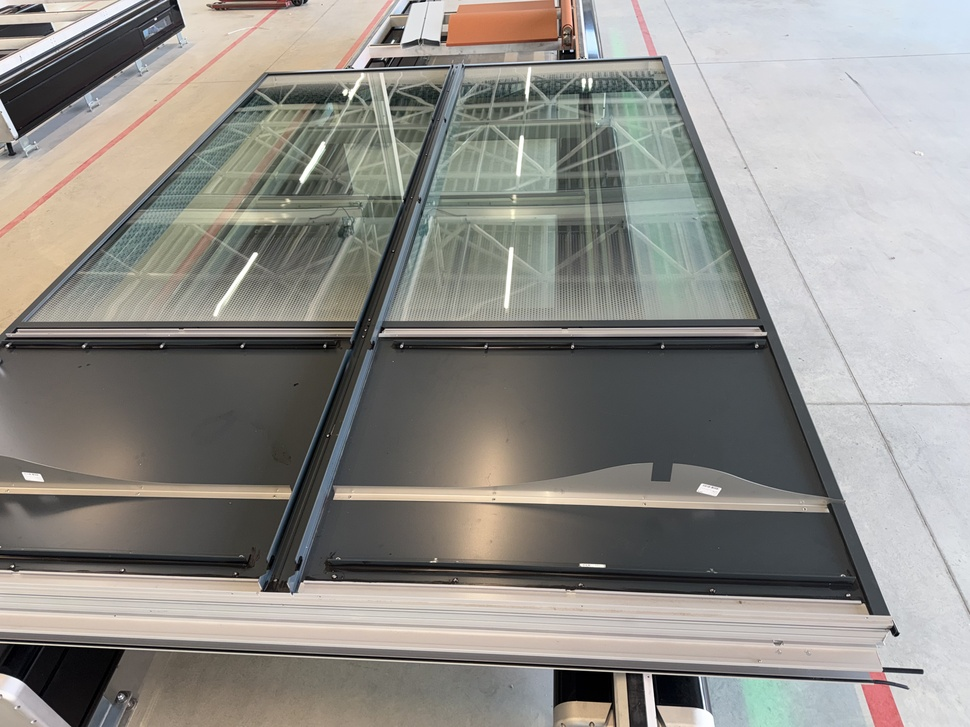
#> input picture app/backend/ai/TRAIN_JPG/negative/IMG_5398 2.jpg, 970 x 727 px, shrunk from 4032 x 3024 before the run; its folder holds only this picture in this run
$ python image_classifier_v2.py   (older library calls are emulated)
#> lines starting #> are read from the running program, lines starting #| are printed output that depends on the picture; after the words box and inside, x2 and y2 are one past the last pixel; in counts of white or black regions, pixels touching at a corner belong together
"""
Image Classifier v2 - Uses Original JPEGs (not segmented images)

Classifies facade photos to CAD models based on:
1. Aspect ratio comparison
2. Edge structure (Hough lines for panel layout)
3. Corner/keypoint density
4. Overall geometric proportions
"""

import os
import json
import cv2
import numpy as np
from typing import Dict, List, Tuple


def extract_geometric_features(image_path: str) -> Dict:
    """
    Extract geometric features from original JPEG image.
    """
    img = cv2.imread(image_path)
    if img is None:
        return {'error': f'Could not load {image_path}'}

    h, w = img.shape[:2]
    gray = cv2.cvtColor(img, cv2.COLOR_BGR2GRAY)

    # 1. Basic dimensions
    aspect_ratio = w / h

    # 2. Edge detection for structure analysis
    edges = cv2.Canny(gray, 50, 150)
    edge_density = np.sum(edges > 0) / (w * h)

    # 3. Hough lines for panel structure
    lines = cv2.HoughLinesP(edges, 1, np.pi/180, threshold=100,
                            minLineLength=50, maxLineGap=10)

    horizontal_lines = 0
    vertical_lines = 0
    if lines is not None:
        for line in lines:
            x1, y1, x2, y2 = line[0]
            angle = np.abs(np.arctan2(y2-y1, x2-x1) * 180 / np.pi)
            if angle < 15 or angle > 165:  # Horizontal
                horizontal_lines += 1
            elif 75 < angle < 105:  # Vertical
                vertical_lines += 1

    # 4. Corner detection (Harris)
    corners = cv2.cornerHarris(gray, 2, 3, 0.04)
    corner_count = np.sum(corners > 0.01 * corners.max())
    corner_density = corner_count / (w * h) * 10000

    # 5. Contour analysis for panel detection
    blurred = cv2.GaussianBlur(gray, (5, 5), 0)
    _, thresh = cv2.threshold(blurred, 0, 255, cv2.THRESH_BINARY + cv2.THRESH_OTSU)
    contours, _ = cv2.findContours(thresh, cv2.RETR_EXTERNAL, cv2.CHAIN_APPROX_SIMPLE)

    large_contours = [c for c in contours if cv2.contourArea(c) > (w * h * 0.01)]

    # 6. Color analysis (average colors can indicate facade type)
    hsv = cv2.cvtColor(img, cv2.COLOR_BGR2HSV)
    mean_hue = np.mean(hsv[:,:,0])
    mean_sat = np.mean(hsv[:,:,1])
    mean_val = np.mean(hsv[:,:,2])

    # 7. Texture analysis (Laplacian variance)
    laplacian_var = cv2.Laplacian(gray, cv2.CV_64F).var()

    return {
        'width': w,
        'height': h,
        'aspect_ratio': aspect_ratio,
        'edge_density': edge_density,
        'horizontal_lines': horizontal_lines,
        'vertical_lines': vertical_lines,
        'line_ratio': horizontal_lines / max(vertical_lines, 1),
        'corner_density': corner_density,
        'large_contours': len(large_contours),
        'mean_hue': mean_hue,
        'mean_sat': mean_sat,
        'mean_val': mean_val,
        'texture_variance': laplacian_var
    }


def load_cad_signatures(cad_models_path: str) -> Dict:
    """
    Create signatures from CAD models for matching.
    """
    with open(cad_models_path, 'r') as f:
        cad_models = json.load(f)

    signatures = {}
    for model_name, model_data in cad_models.items():
        # bounding_box is [min_x, min_y, min_z, max_x, max_y, max_z]
        bbox = model_data['bounding_box']
        circles = model_data['circles']
        dims = model_data.get('dimensions', {})

        # CAD dimensions
        dx = dims.get('width', bbox[3] - bbox[0])
        dy = dims.get('height', bbox[4] - bbox[1])
        dz = dims.get('depth', bbox[5] - bbox[2])

        # Aspect ratio depends on viewing direction
        # Assuming frontal view: X is width, Z is height
        aspect_xz = dx / max(dz, 1)
        aspect_xy = dx / max(dy, 1)
        aspect_yz = dy / max(dz, 1)

        # Component counts
        screw_holes = len([c for c in circles if c['type'] == 'screw_hole'])
        mounting_holes = len([c for c in circles if c['type'] == 'mounting_hole'])

        # Component density
        total_circles = len(circles)
        area_xz = dx * dz
        circle_density = total_circles / max(area_xz, 1) * 1e6  # per mm²

        signatures[model_name] = {
            'dimensions': {'dx': dx, 'dy': dy, 'dz': dz},
            'aspect_xz': aspect_xz,
            'aspect_xy': aspect_xy,
            'aspect_yz': aspect_yz,
            'screw_holes': screw_holes,
            'mounting_holes': mounting_holes,
            'total_circles': total_circles,
            'circle_density': circle_density,
            'screw_ratio': screw_holes / max(mounting_holes, 1)
        }

    return signatures


def classify_image(features: Dict, cad_signatures: Dict) -> Tuple[str, float, Dict]:
    """
    Match image features to best CAD model.
    Returns: (model_name, confidence, scores)
    """
    scores = {}

    img_aspect = features['aspect_ratio']

    for model_name, sig in cad_signatures.items():
        score = 0.0

        # Aspect ratio matching (try all orientations)
        aspects = [sig['aspect_xz'], sig['aspect_xy'], sig['aspect_yz'],
                   1/sig['aspect_xz'], 1/sig['aspect_xy'], 1/sig['aspect_yz']]

        best_aspect_match = min([abs(img_aspect - a) for a in aspects])
        aspect_score = max(0, 1 - best_aspect_match / 2)
        score += aspect_score * 0.3

        # Line structure matching
        # More complex facades have more lines
        expected_complexity = sig['total_circles'] / 1000  # Normalize
        actual_complexity = (features['horizontal_lines'] + features['vertical_lines']) / 100
        complexity_match = 1 - min(abs(expected_complexity - actual_complexity) / max(expected_complexity, 1), 1)
        score += complexity_match * 0.2

        # Corner density matching
        expected_corners = sig['total_circles'] * 0.5  # Each hole creates edges
        corner_ratio = features['corner_density'] / max(expected_corners / 100, 0.1)
        corner_score = max(0, 1 - abs(1 - corner_ratio))
        score += corner_score * 0.2

        # Texture variance (more holes = more texture)
        texture_score = min(features['texture_variance'] / 1000, 1)
        score += texture_score * 0.15

        # Edge density
        edge_score = min(features['edge_density'] * 10, 1)
        score += edge_score * 0.15

        scores[model_name] = {
            'total': score,
            'aspect_score': aspect_score,
            'complexity_score': complexity_match,
            'corner_score': corner_score
        }

    # Find best match
    best_model = max(scores, key=lambda k: scores[k]['total'])
    best_score = scores[best_model]['total']

    return best_model, best_score, scores


def main():
    print("="*60)
    print("Image Classifier v2 - Using Original JPEGs")
    print("="*60)

    base_dir = os.path.dirname(os.path.abspath(__file__))
    parent_dir = os.path.dirname(base_dir)

    # Load CAD signatures
    cad_path = os.path.join(base_dir, "cad_models.json")
    cad_signatures = load_cad_signatures(cad_path)
#> (reads app/backend/ai/classify/cad_models.json from the repository)
    print(f"Loaded {len(cad_signatures)} CAD model signatures")

    # Process original JPEGs
    jpeg_dirs = [
        os.path.join(parent_dir, "TRAIN_JPG", "negative"),
        os.path.join(parent_dir, "TRAIN_JPG", "positive"),
    ]

    results = []
    model_counts = {}

    for jpeg_dir in jpeg_dirs:
        if not os.path.exists(jpeg_dir):
            continue

        category = os.path.basename(jpeg_dir)
        print(f"\n--- Processing {category} ---")

        for img_file in sorted(os.listdir(jpeg_dir)):
            if not img_file.lower().endswith(('.jpg', '.jpeg', '.png')):
                continue

            img_path = os.path.join(jpeg_dir, img_file)

            # Extract features
            features = extract_geometric_features(img_path)
#> in extract_geometric_features, img is the input picture: shape (727, 970, 3); mean B, G, R 137.2, 142.1, 144.2
#> in extract_geometric_features, `gray = cv2.cvtColor(img, cv2.COLOR_BGR2GRAY)`:
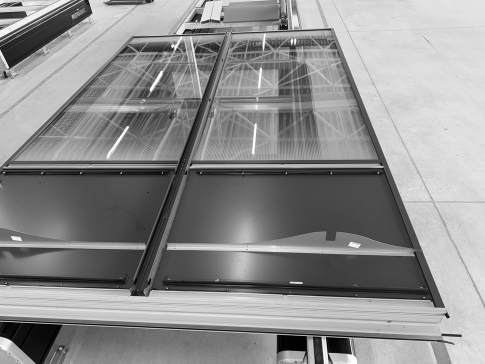
#> gray: shape (727, 970) (shown at 1/2 size); min 0, max 255, mean 142.1
#> in extract_geometric_features, `edges = cv2.Canny(gray, 50, 150)`:
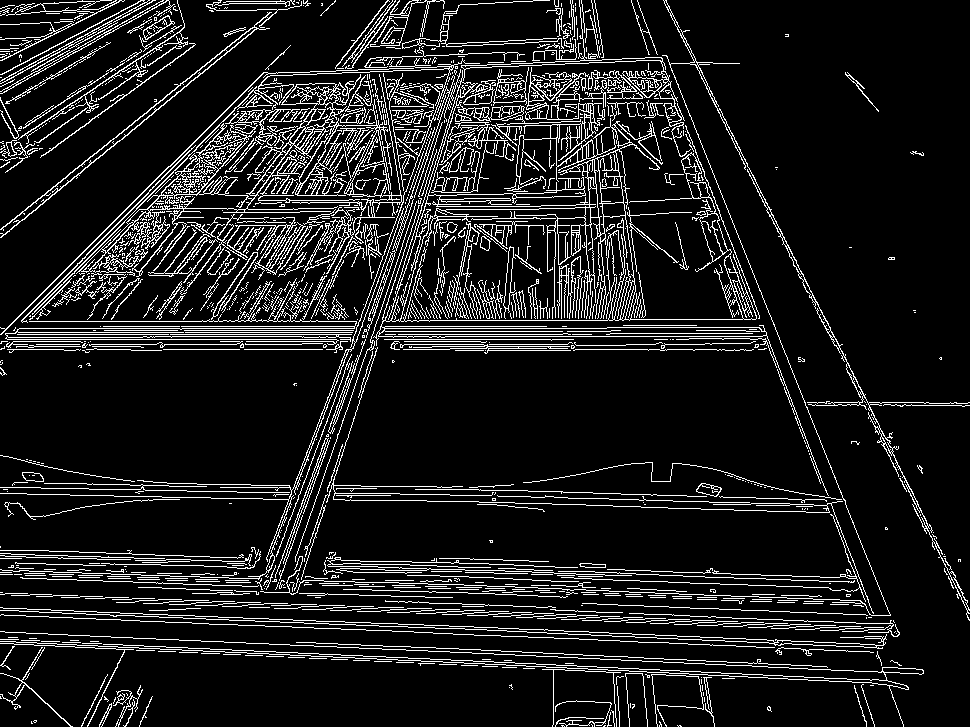
#> edges: shape (727, 970); 11.3% white in thin lines or dots
#> in extract_geometric_features, `edge_density = np.sum(edges > 0) / (w * h)`: edge_density = 0.113
#> in extract_geometric_features, `lines = cv2.HoughLinesP(edges, 1, np.pi/180, threshold=100, minLineLen..`: lines = 532 rows, first 6: [626, 344, 711, 344], [1, 328, 606, 328], [7, 339, 573, 339], [163, 349, 376, 349], [17, 334, 591, 334], [0, 553, 118, 557]
#> the loop in extract_geometric_features, `for line in lines:` made 532 passes
#> (x1, y1, x2, y2, angle) on passes 1 to 8: (626, 344, 711, 344, 0), (1, 328, 606, 328, 0), (7, 339, 573, 339, 0), (163, 349, 376, 349, 0), (17, 334, 591, 334, 0), (0, 553, 118, 557, 1.94), (353, 336, 778, 336, 0), (181, 576, 380, 582, 1.73)
#> after the loop in extract_geometric_features, `for line in lines:`: horizontal_lines = 321; vertical_lines = 13
#> in extract_geometric_features, `corners = cv2.cornerHarris(gray, 2, 3, 0.04)`:
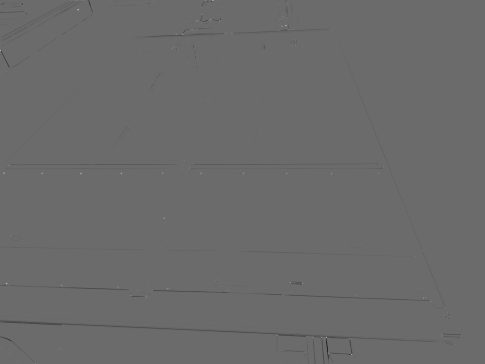
#> corners: shape (727, 970) float32 (shown at 1/2 size); min -0.0214, max 0.0292, mean -6.98e-05; drawn with min black and max white
#> in extract_geometric_features, `corner_count = np.sum(corners > 0.01 * corners.max())`: corner_count = 1986
#> in extract_geometric_features, `corner_density = corner_count / (w * h) * 10000`: corner_density = 28.16
#> in extract_geometric_features, `_, thresh = cv2.threshold(blurred, 0, 255, cv2.THRESH_BINARY + cv2.THR..`:
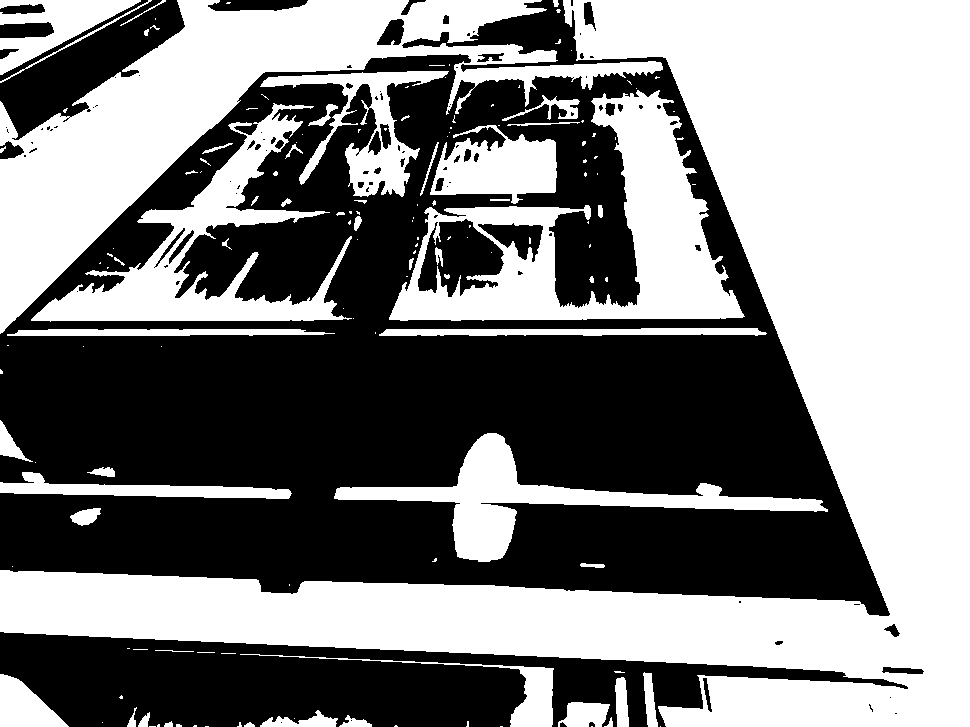
#> thresh: shape (727, 970); 50.5% white; 100 black regions (59 under 20 px)
#> in extract_geometric_features, `contours, _ = cv2.findContours(thresh, cv2.RETR_EXTERNAL, cv2.CHAIN_AP..`: contours = 141 contours, 101 with area under 20; largest, box (x1, y1, x2, y2) and area: (0, 0, 970, 727) 205347, (0, 0, 663, 334) 53659, (389, 90, 745, 321) 33662, (31, 103, 352, 322) 16858, (334, 433, 828, 562) 12236
#> in extract_geometric_features, `large_contours = [c for c in contours if cv2.contourArea(c) > (w * h *..`: large_contours = 5 contours; box (x1, y1, x2, y2) and area: (0, 0, 970, 727) 205347, (0, 0, 663, 334) 53659, (389, 90, 745, 321) 33662, (31, 103, 352, 322) 16858, (334, 433, 828, 562) 12236
#> in extract_geometric_features, `mean_hue = np.mean(hsv[:,:,0])`: mean_hue = 58.44
#> in extract_geometric_features, `mean_sat = np.mean(hsv[:,:,1])`: mean_sat = 26.35
#> in extract_geometric_features, `mean_val = np.mean(hsv[:,:,2])`: mean_val = 148.4
#> in extract_geometric_features, `laplacian_var = cv2.Laplacian(gray, cv2.CV_64F).var()`: laplacian_var = 1071.9
#> features = 13 items
            if 'error' in features:
                print(f"  ERROR: {img_file}: {features['error']}")
                continue

            # Classify
            model, confidence, scores = classify_image(features, cad_signatures)
#> in classify_image, `img_aspect = features['aspect_ratio']`: img_aspect = 1.33
#> the loop in classify_image, `for model_name, sig in cad_signatures.items():` made 3 passes
#> (best_aspect_match, aspect_score, score, complexity_match, corner_ratio, corner_score) on passes 1 to 3: (0.331, 0.835, 0.561, 0.0513, 3.29, 0), (0.126, 0.937, 0.776, 0.874, 1.9, 0.1), (0.162, 0.919, 0.703, 0.638, 2.3, 0)
#> after the loop in classify_image, `for model_name, sig in cad_signatures.items():`: scores = 3 items
#> in classify_image, `best_model = max(scores, key=lambda k: scores[k]['total'])`: best_model = '1039-7-CWK5746-4LL0-DI31-4_01.STP'
#> in classify_image, `best_score = scores[best_model]['total']`: best_score = 0.776
#> model = '1039-7-CWK5746-4LL0-DI31-4_01.STP'; confidence = 0.776; scores = 3 items

            results.append({
                'image': img_file,
                'category': category,
                'matched_model': model,
                'confidence': round(confidence, 3),
                'features': {
                    'aspect_ratio': round(features['aspect_ratio'], 3),
                    'edge_density': round(features['edge_density'], 4),
                    'h_lines': features['horizontal_lines'],
                    'v_lines': features['vertical_lines'],
                    'corner_density': round(features['corner_density'], 2)
                }
            })

            model_counts[model] = model_counts.get(model, 0) + 1

            print(f"  {img_file[:35]}: {model[:25]}... (conf: {confidence:.2f})")
#> (printed output is left out)
#> pass 2 of the loop in main, `for jpeg_dir in jpeg_dirs:`:
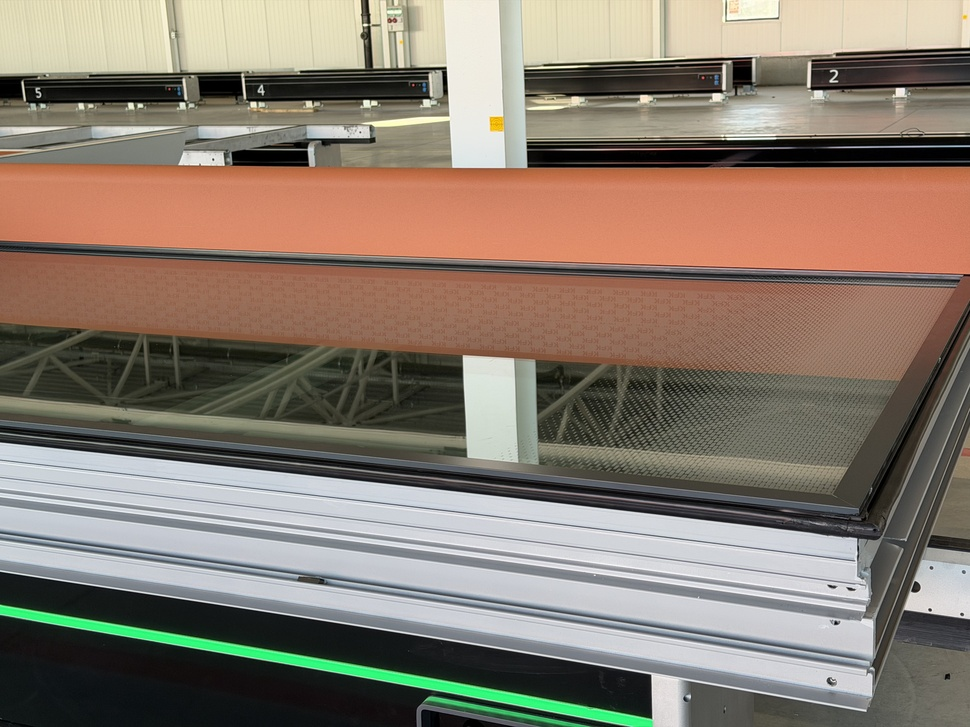
#> input picture app/backend/ai/TRAIN_JPG/positive/IMG_5470 3.jpg, 970 x 727 px, shrunk from 4032 x 3024 before the run
#> in extract_geometric_features, img is the input picture: shape (727, 970, 3); mean B, G, R 110.6, 123.4, 136.3
#> in extract_geometric_features (call 2), `edges = cv2.Canny(gray, 50, 150)`:
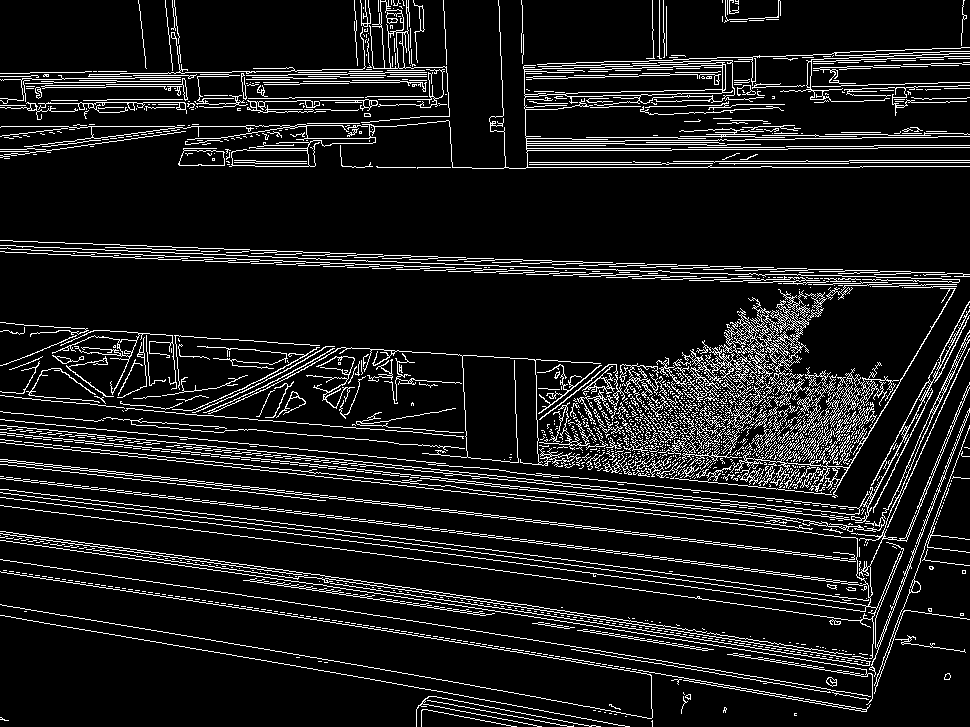
#> edges: shape (727, 970); 10.4% white in thin lines or dots
#> edge_density = 0.104
#> lines = 427 rows, first 6: [198, 248, 730, 266], [174, 445, 801, 511], [0, 531, 564, 610], [81, 78, 228, 76], [701, 273, 764, 275], [46, 429, 837, 512]
#> the loop in extract_geometric_features (call 2), `for line in lines:` made 427 passes
#> (x1, y1, x2, y2, angle) on passes 1 to 4: (198, 248, 730, 266, 1.94), (174, 445, 801, 511, 6.01), (0, 531, 564, 610, 7.97), (81, 78, 228, 76, 0.779)
#> in extract_geometric_features (call 2), `_, thresh = cv2.threshold(blurred, 0, 255, cv2.THRESH_BINARY + cv2.THR..`:
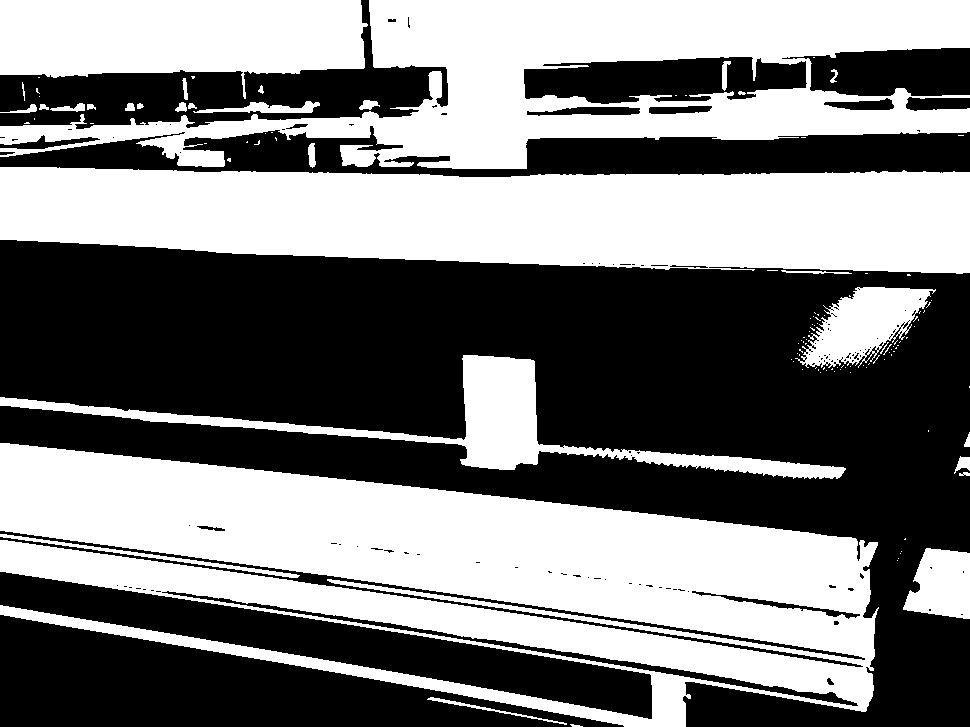
#> thresh: shape (727, 970); 48.5% white; 121 white regions (89 under 20 px), largest, box (x1, y1, x2, y2) and area: (0, 443, 879, 727) 129443, (0, 167, 970, 274) 85040, (0, 0, 970, 169) 72508
#> (printed output is left out)

    # Save results
    output_path = os.path.join(base_dir, "classification_results_v2.json")
    with open(output_path, 'w') as f:
        json.dump(results, f, indent=2)
    print(f"\nSaved to: {output_path}")

    # Summary
    print("\n" + "="*60)
    print("CLASSIFICATION SUMMARY")
    print("="*60)
    print(f"Total images classified: {len(results)}")
#| Total images classified: 2
    print("\nDistribution by CAD model:")
    for model, count in sorted(model_counts.items()):
        print(f"  {model[:40]}: {count} images")
#> this loop made 1 pass
#> (model, count) on pass 1: ('1039-7-CWK5746-4LL0-DI31-4_01.STP', 2)
#> (printed output is left out)


if __name__ == "__main__":
    main()
